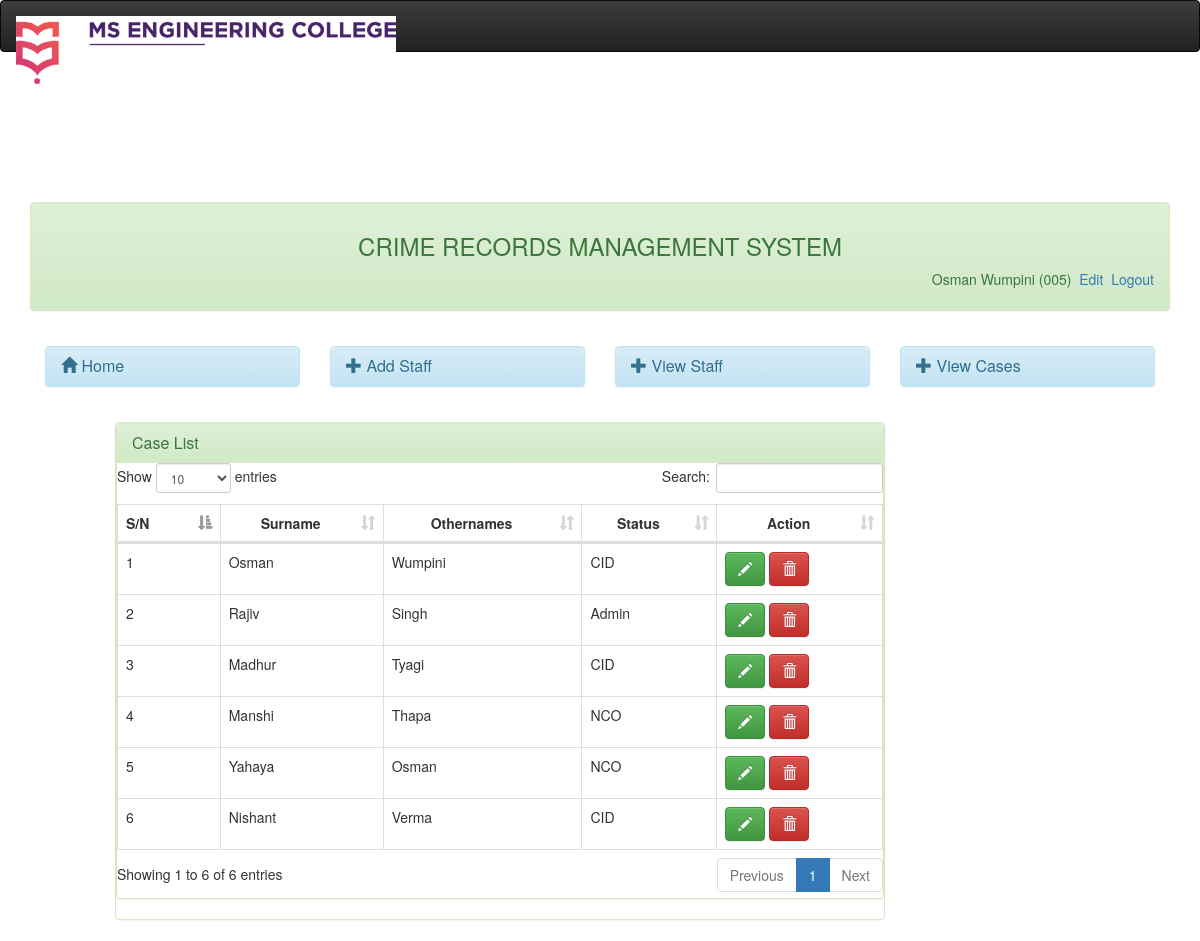
Page /admin/user.php (signed in) on the committed database.
### tables this page shows
CREATE TABLE `userlogin` (
  `id` int(11) NOT NULL,
  `staffid` varchar(20) NOT NULL,
  `status` varchar(50) NOT NULL,
  `password` varchar(50) NOT NULL,
  `surname` varchar(50) NOT NULL,
  `othernames` varchar(50) NOT NULL
);

### admin/session.php (called while the page is built, shortened)
<?php
$session_id=$_SESSION['staffid'];
?>

### admin/user.php (the view, shortened to what this page needs)
<?php
include('dbconnect.php');
include('header.php');
 ?>
<br />
<div class="container-fluid">
	<?php include('menubar.php');?>
	<div class="col-md-1"></div>
	<div class="col-md-8">
		<div class="panel panel-success">
			<div class="panel panel-success">
			 	<div class="panel-heading">
			 		<h3 class="panel-title">
			 			Case List
			 		</h3>
			 	</div>
<div id="trans-table">
<table id="myTable-trans" class="table table-bordered table-hover" cellspacing="0" width="100%">
	<thead>
	    <tr>
	        <th>S/N</th>
	        <th ><center>Surname</center></th>
	        <th><center>Othernames</center></th>
	        <th><center>Status</center></th>
	        <th><center>Action</center></th>
	    </tr>
	</thead>
    <tbody>
    	<?php
		$sn=0;
		$query=mysqli_query($dbcon,"select * from userlogin");
		while($row = mysqli_fetch_array($query)){
		$id = $row['staffid'];
		$sn++;
		?>
		<tr>
        <td><?php echo $sn;?></td>
		<td><?php echo $row['surname'];?></td>
		<td><?php echo $row['othernames']; ?></td>
		<td><?php echo $row['status']; ?></td>
		<td class="empty" width="">
			<button type="button" data-toggle="modal" data-target="#edit<?php echo $row['staffid'];?>" data-placement="left" title="Click to edit"   class="btn btn-success"><span class="glyphicon glyphicon-pencil" aria-hidden="true"></span></button>
		<button type="button" data-toggle="modal" data-target="#<?php echo $id;?>" data-placement="left"  class="btn btn-danger"><span class="glyphicon glyphicon-trash" aria-hidden="true"></span></button>
		</td>
		</tr>
	<?php } ?>
    </tbody>
</table>
</div>
</div>
	</div>
</div>
</body>
</html>

### admin/header.php (shortened to what this page needs)
 <!DOCTYPE html>
<html lang="">
  <head>
    <link rel="stylesheet" type="text/css" href="../assets/css/bootstrap.min.css">
    <link rel="stylesheet" type="text/css" href="../assets/css/bootstrap-theme.min.css">
    <link href="../assets/css/simple-sidebar.css" rel="stylesheet">
    <link href="../assets/css/dataTables.bootstrap.min.css" rel="stylesheet">
  </head>
<body>
<nav class="navbar navbar-inverse" style="background-color:darkslateblue;color: white; margin-bottom: 130px;">
  <div class="container-fluid">
    <a class="navbar-brand" href="#"> <img  src="img/logo.png" class="rounded"></a>
  </div>
</nav>

### admin/menubar.php
<div class="col-md-12">
	<div class="panel panel-success">
		<div class="panel-heading" style="padding-bottom: 40px;">
			<center><h3>CRIME RECORDS MANAGEMENT SYSTEM</h3></center>
					<?php
					include('session.php');
					include('dbconnect.php');
					$query= mysqli_query($dbcon,"select * from userlogin where staffid = '$session_id'")or die(mysqli_error());
					$row = mysqli_fetch_array($query);
					?>
                           <span class="pull-right">
                              <?php echo $row['surname']." ". $row['othernames']." (" .$row['staffid'].")";  ?>
                                 <a href="profile.php"><i class="icon-signout icon-large"></i>&nbsp;Edit</a>
                                  <a href="logout.php"><i class="icon-signout icon-large"></i>&nbsp;Logout</a>
                                 </span>
                   </div>
		</div>
		<div class="panel-body">
			<div class="row">
				<div class="col-md-3">
					<div class="panel panel-info">
						<div class="panel-heading">
							<h3 class="panel-title"> <a href="index.php">
								<span class="glyphicon glyphicon-home" aria-hidden="true"></span> Home</a>
						</div>
					</div>
				</div>
				<div class="col-md-3">
					<div class="panel panel-info">
						<div class="panel-heading">
							<h3 class="panel-title"> <a href="addstaff.php">
								<span class="glyphicon glyphicon-plus" aria-hidden="true"></span>
							Add Staff</a>
							</h3>
						</div>
					</div>
				</div>
				<div class="col-md-3">
					<div class="panel panel-info">
						<div class="panel-heading">
							<h3 class="panel-title"> <a href="user.php">
								<span class="glyphicon glyphicon-plus" aria-hidden="true"></span>
							View Staff</a>
							</h3>
						</div>
					</div>
				</div>
				<div class="col-md-3">
					<div class="panel panel-info">
						<div class="panel-heading">
							<h3 class="panel-title"> <a href="caseview.php">
								<span class="glyphicon glyphicon-plus" aria-hidden="true"></span>
							View Cases</a>
							</h3>
						</div>
					</div>
				</div>
			</div>
		</div>
	</div>
</div>

### assets/css/simple-sidebar.css (style rules this page uses)
body { overflow-x: hidden; }

### rows in the picture
userlogin: surname "Osman", othernames "Wumpini", staffid "005", status "CID"
userlogin: surname "Rajiv", othernames "Singh", status "Admin"
userlogin: surname "Madhur", othernames "Tyagi", status "CID"
userlogin: surname "Manshi", othernames "Thapa", status "NCO"
userlogin: surname "Yahaya", othernames "Osman", status "NCO"
userlogin: surname "Nishant", othernames "Verma", status "CID"
